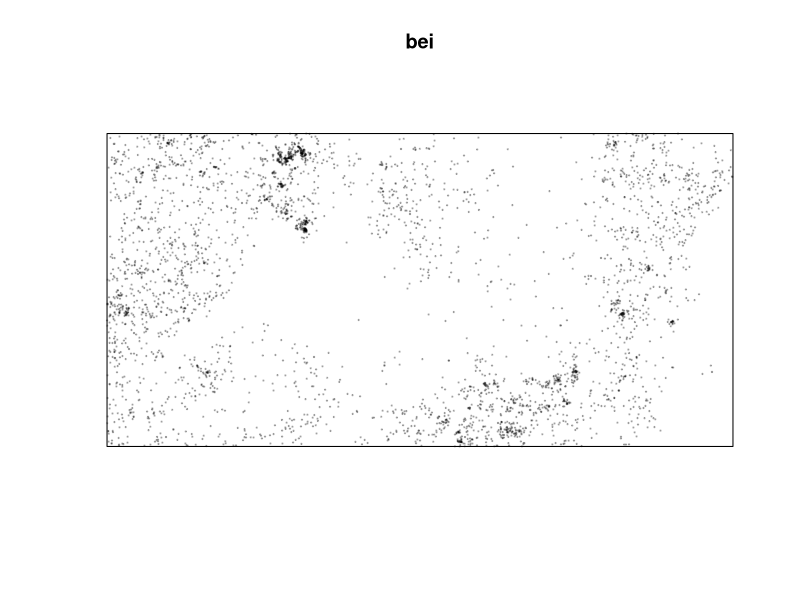
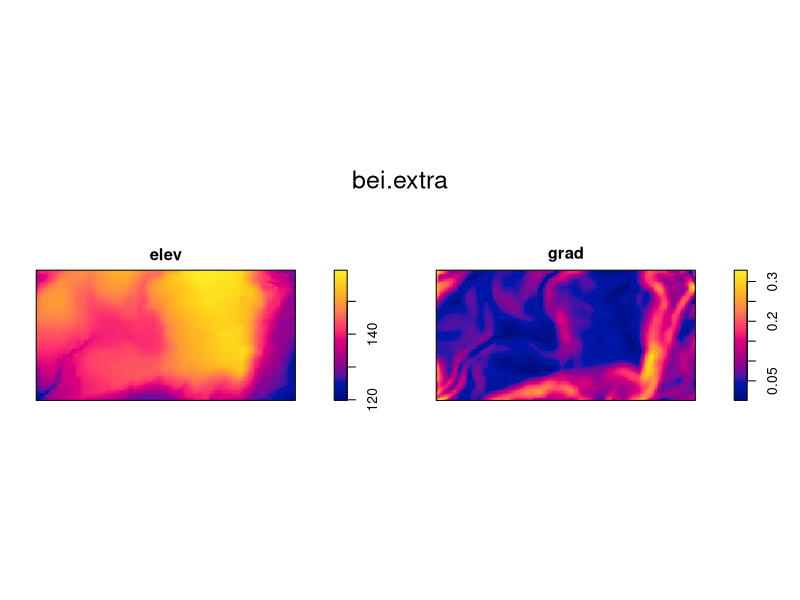
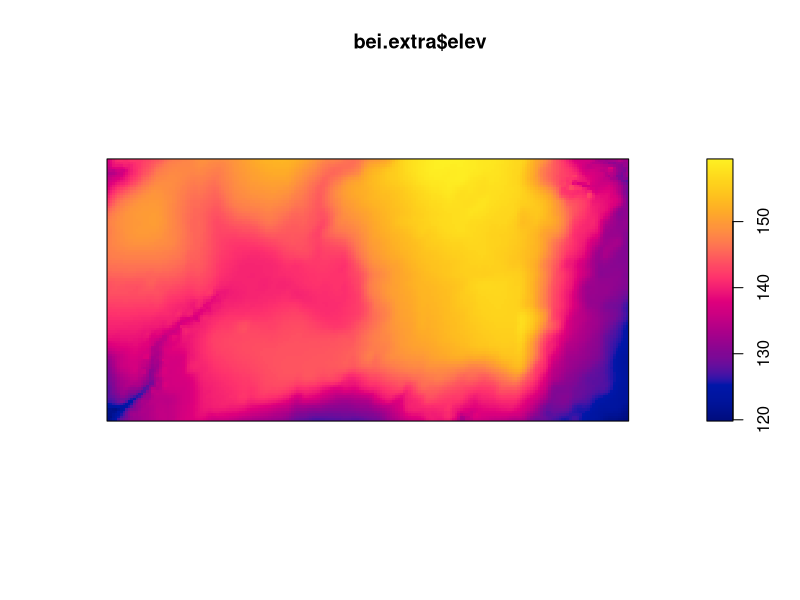
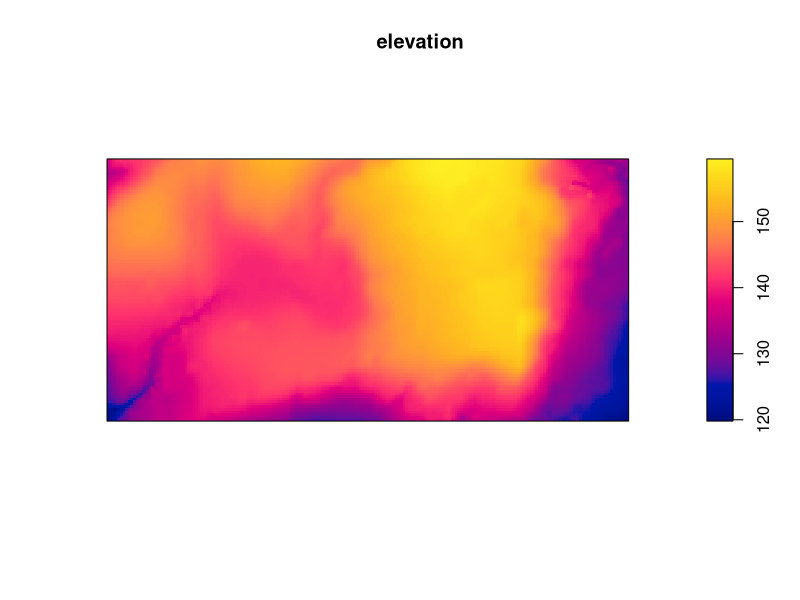
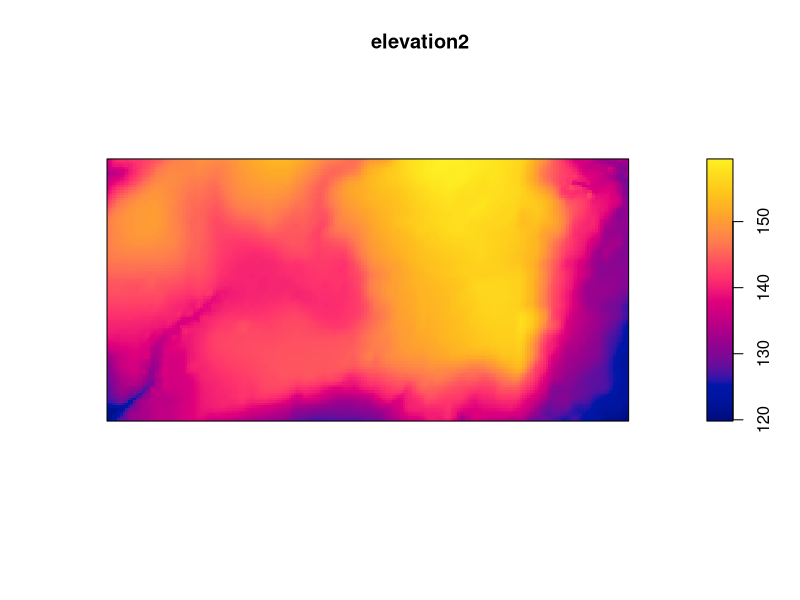
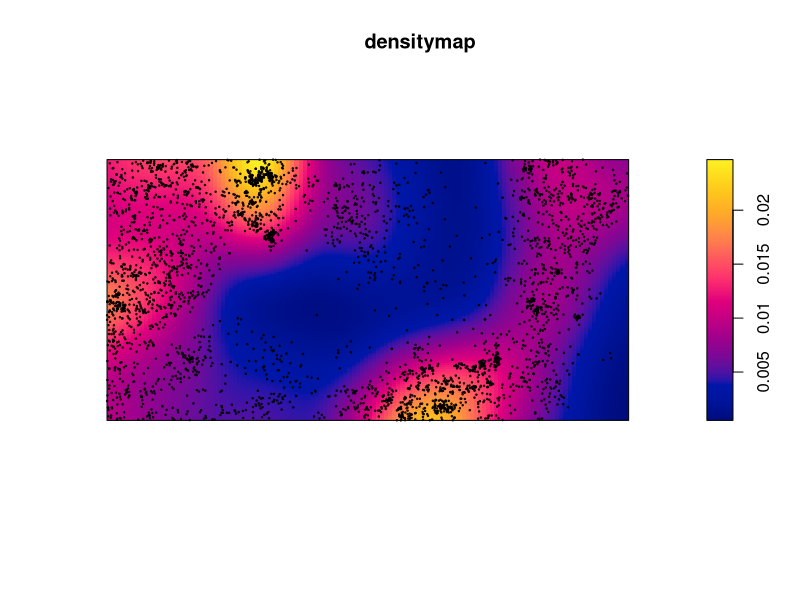
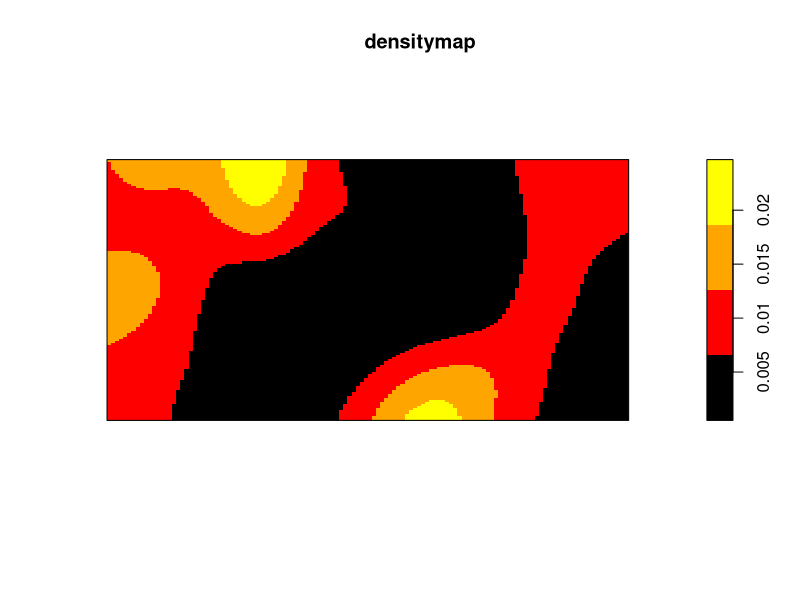
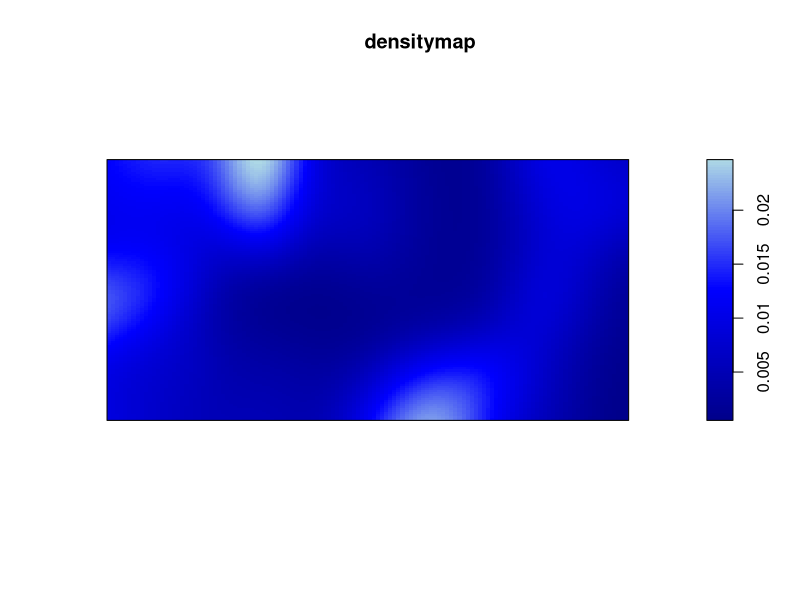

Generate these figures, in order, with R:
# A package is needed for point pattern analysis. Here is its documentation: https://cran.r-project.org/web/packages/spatstat/index.html
install.packages("spatstat") # this line is for installing the spatstat library into R
library(spatstat) # that one is for calling it for this particular script

# We will use the bei dataset from the spatstat library. 
# Description: "A point pattern giving the locations of 3605 trees in a tropical rain forest. Accompanied by covariate data giving the elevation (altitude) and slope of elevation in the study region." 
# This description is given as "hover" text when you type "bei" in the console in R studio.

bei # loads the dataset, but this line doesn't seem to be necessary for what follows. This is not the standard way to load a dataset. According to the documentation "datasets in spatstat are lazy-loaded, so you can simply type the name of the dataset to use it; there is no need to type data(amacrine) etc."
plot(bei, cex = .2, pch = 19) # plots bei as a set of solid circles of size .2

bei.extra # loads the extra data related to bei
plot(bei.extra)

### Selecting a variable in the dataset ###

plot(bei.extra$elev) # the '$' selects the elev variable in the extra data
elevation <- bei.extra$elev
plot(elevation)

# Second method #
elevation2 <- bei.extra[[1]] # the double parentheses are because bei.extra is a 2D dataset
plot(elevation2)

### Passing from points to a continuous surface ###

densitymap <- density(bei) # apparently, the density() function "computes kernel density estimates". I don't know what this means, but I do know we're using it to build a density map
plot(densitymap)
points(bei, cex=.2)

cl <- colorRampPalette(c("black", "red", "orange", "yellow"))(100) # creates the color palette. Full description: "These functions return functions that interpolate a set of given colors to create new color palettes (like topo.colors) and color ramps, functions that map the interval [0, 1] to colors (like grey)." 

cl <- colorRampPalette(c("black", "red", "orange", "yellow"))(4) # changes the number of intermediate colors between each of the colors in the array
plot(densitymap, col=cl)

clnew <- colorRampPalette(c("dark blue", "blue", "light blue"))(100) # changes the colors in the palette
plot(densitymap, col=clnew)

elev <- elevation # renaming "elevation" because we're lazy ^^

### Building a multiframe ###

par(mfrow = c(1,2)) # creates a multiframe with 1 line and 2 columns. Description of the par function: "par can be used to set or query graphical parameters. Parameters can be set by specifying them as arguments to par in tag = value form, or by passing them as a list of tagged values." Here, we're setting the mfrow parameter

### Plotting densitymap and elev in the multiframe ###

plot(densitymap)
plot(elev)
# The first plot appears on the left

par(mfrow = c(2,1)) # creates a multiframe with 2 lines and 1 column.
plot(densitymap)
plot(elev)
# The first plot appears on top

# Plots in a multiframe go from left to right and from top to bottom

par(mfrow = c(1,3))
plot(bei)
plot(densitymap)
plot(elev)
